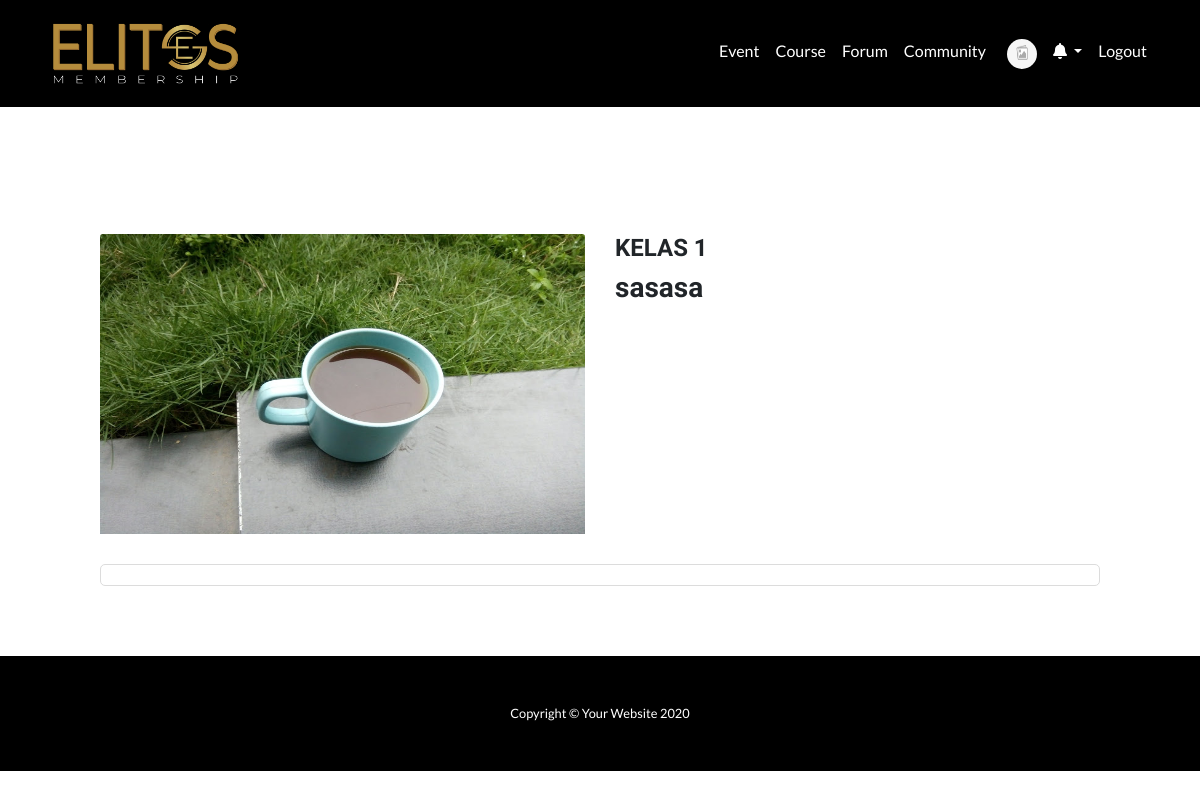
Screenshot of /index.php?hal=course-detail&k=26 (signed in) with the database file from the repository.
### tables this page shows
CREATE TABLE `kursus` (
  `id_kursus` int(11) NOT NULL,
  `nama_kursus` varchar(50) NOT NULL,
  `deskripsi` text NOT NULL,
  `id_kelas` int(11) NOT NULL,
  `foto_kursus` varchar(100) NOT NULL
);

CREATE TABLE `kelas` (
  `id_kelas` int(11) NOT NULL,
  `nama_kelas` varchar(50) NOT NULL,
  `deskripsi` text NOT NULL,
  `foto_kelas` varchar(100) NOT NULL,
  `kondisi` varchar(15) NOT NULL,
  `pesan` text DEFAULT NULL
);

### fungsional/data/isiData.php (called while the page is built, shortened)
<?php
    class isiData extends konfigurasi
    {
        public function eksekusiSQL($sqlnya)
        {
            $sambungannya=parent::sambungkan();
            $que = mysqli_query($sambungannya, $sqlnya);
            return $que;
        }
    }
?>

### fungsional/halm/course-detail.php (shortened to what this page needs)
<section>
    <?php
      $id = $_GET['k'];
      $perintah = $crud->eksekusiSQl("SELECT
                                          kursus.nama_kursus, kursus.deskripsi,
                                          kursus.foto_kursus, kursus.id_kelas,
                                          kelas.id_kelas, kelas.nama_kelas
                                          FROM
                                          kursus
                                          INNER JOIN kelas
                                          ON kelas.id_kelas = kursus.id_kelas
                                      WHERE kursus.id_kursus='$id'
                                      ORDER BY id_kursus DESC
                                      ");
    echo "<div class='container' style='padding: 70px;'>";
    foreach($perintah as $a)
    {
        $nama = $a['nama_kursus'];
        $namak= $a['nama_kelas'];
        $desk = $a['deskripsi'];
        $foto = $a['foto_kursus'];
        $tamnel ="./foto/kursus/$foto";
            $gambar =
            "
                    <img class='card-img-top' src='$tamnel' width='100%' height='300'>
            ";
        echo
          "
            <div class='row' style='margin-top:100px;'>
                <div class='col-md'>
                    $gambar
                </div>
                <div class='col-md'>
                    <h4>$namak</h4>
                    <h3>$nama</h3>
                </div>
            </div>
            <span class='box-cokelat'>
              $desk
            </span>
          ";
    }
    echo "</div>";
          ?>
</section>
<footer class="py-5 bg-black">
  <div class="container">
    <p class="m-0 text-center text-white small">Copyright &copy; Your Website 2020</p>
  </div>
</footer>

### css/danny-design.css (style rules this page uses)
.box-cokelat { border: 1px solid gainsboro; border-radius: 5px; padding: 10px; display: block; margin-top: 30px; overflow:hidden; }

### rows the page displays
kursus: foto_kursus (picture), id_kelas.nama_kelas "KELAS 1", nama_kursus "sasasa"
